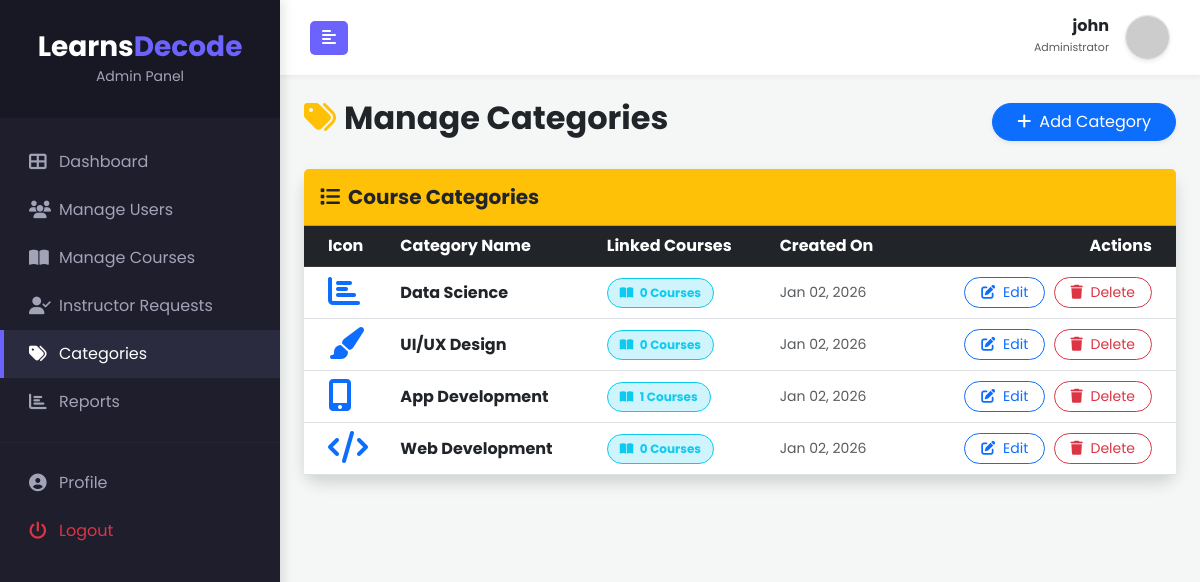
The page /admin/manage_categories.php (signed in) on the database its author committed.
### tables this page shows
CREATE TABLE `categories` (
  `id` int(10) UNSIGNED NOT NULL,
  `name` varchar(100) NOT NULL,
  `icon` varchar(50) DEFAULT NULL,
  `created_at` timestamp NOT NULL DEFAULT current_timestamp()
);

### admin/manage_categories.php (the view, shortened to what this page needs)
<?php
include 'includes/header.php';
$categories_query = "SELECT c.*, COUNT(co.id) as course_count FROM categories c LEFT JOIN courses co ON c.id = co.category_id GROUP BY c.id ORDER BY c.created_at DESC";
$categories_result = mysqli_query($conn, $categories_query);
?>
<link rel="stylesheet" href="https://cdnjs.cloudflare.com/ajax/libs/animate.css/4.1.1/animate.min.css"/>
<div class="container-fluid p-4">
    <div class="d-flex justify-content-between align-items-center mb-4 animate__animated animate__fadeInDown">
        <h2 class="fw-bold"><i class="fas fa-tags me-2 text-warning"></i>Manage Categories</h2>
        <button class="btn btn-primary rounded-pill px-4 shadow-sm" data-bs-toggle="modal" data-bs-target="#addCategoryModal">
            <i class="fas fa-plus me-2"></i>Add Category
        </button>
    </div>
    <div class="card shadow animate__animated animate__fadeInUp">
        <div class="card-header bg-warning text-dark p-3">
            <h5 class="mb-0 fw-bold"><i class="fas fa-list me-2"></i>Course Categories</h5>
        </div>
        <div class="card-body p-0">
            <div class="table-responsive">
                <table class="table table-hover align-middle mb-0">
                    <thead class="table-dark">
                        <tr>
                            <th class="ps-4">Icon</th>
                            <th>Category Name</th>
                            <th>Linked Courses</th>
                            <th>Created On</th>
                            <th class="text-end pe-4">Actions</th>
                        </tr>
                    </thead>
                    <tbody>
                        <?php
                        $delay = 0.1;
                        while($category = mysqli_fetch_assoc($categories_result)):
                        ?>
                            <tr class="animate__animated animate__fadeIn" style="animation-delay: <?php echo $delay; ?>s">
                                <td class="ps-4">
                                    <div class="category-icon d-inline-block">
                                        <i class="<?php echo htmlspecialchars($category['icon']); ?> fa-2x text-primary"></i>
                                    </div>
                                </td>
                                <td class="fw-bold"><?php echo htmlspecialchars($category['name']); ?></td>
                                <td>
                                    <span class="badge bg-info-subtle text-info border border-info">
                                        <i class="fas fa-book-open me-1"></i> <?php echo $category['course_count']; ?> Courses
                                    </span>
                                </td>
                                <td class="text-muted small"><?php echo date('M d, Y', strtotime($category['created_at'])); ?></td>
                                <td class="text-end pe-4">
                                    <button class="btn btn-sm btn-outline-primary me-1 rounded-pill px-3"
                                            onclick="editCategory(<?php echo $category['id']; ?>, '<?php echo htmlspecialchars($category['name'], ENT_QUOTES); ?>', '<?php echo htmlspecialchars($category['icon'], ENT_QUOTES); ?>')">
                                        <i class="fas fa-edit me-1"></i> Edit
                                    </button>
                                    <form id="delete-form-<?php echo $category['id']; ?>" method="POST" class="d-inline">
                                        <button type="button" class="btn btn-outline-danger btn-sm rounded-pill px-3"
                                                onclick="confirmDelete(<?php echo $category['id']; ?>)">
                                            <i class="fas fa-trash me-1"></i> Delete
                                        </button>
                                    </form>
                                </td>
                            </tr>
                        <?php
                        $delay += 0.05;
                        endwhile;
                        ?>
                    </tbody>
                </table>
            </div>
        </div>
    </div>
</div>
<?php include 'includes/footer.php'; ?>

### admin/includes/header.php (style rules this page uses)
:root { --sidebar-width: 280px; --primary-color: #6c63ff; --dark-bg: #1e1e2d; }
body { font-family: 'Poppins', sans-serif; background-color: #f4f7f6; overflow-x: hidden; }

### admin/manage_categories.php (style rules this page uses)
.card { border-radius: 15px; border: none; }
.table thead { border-radius: 15px 15px 0 0; }
.category-icon { transition: transform 0.3s ease; }
.badge { padding: 8px 12px; border-radius: 50px; }

### rows shown on the page
categories: name "Data Science", course_count "0", created_at "Jan 02, 2026"
categories: name "UI/UX Design", course_count "0", created_at "Jan 02, 2026"
categories: name "App Development", course_count "1", created_at "Jan 02, 2026"
categories: name "Web Development", course_count "0", created_at "Jan 02, 2026"

### other values the page prints
$admin_name "john"
